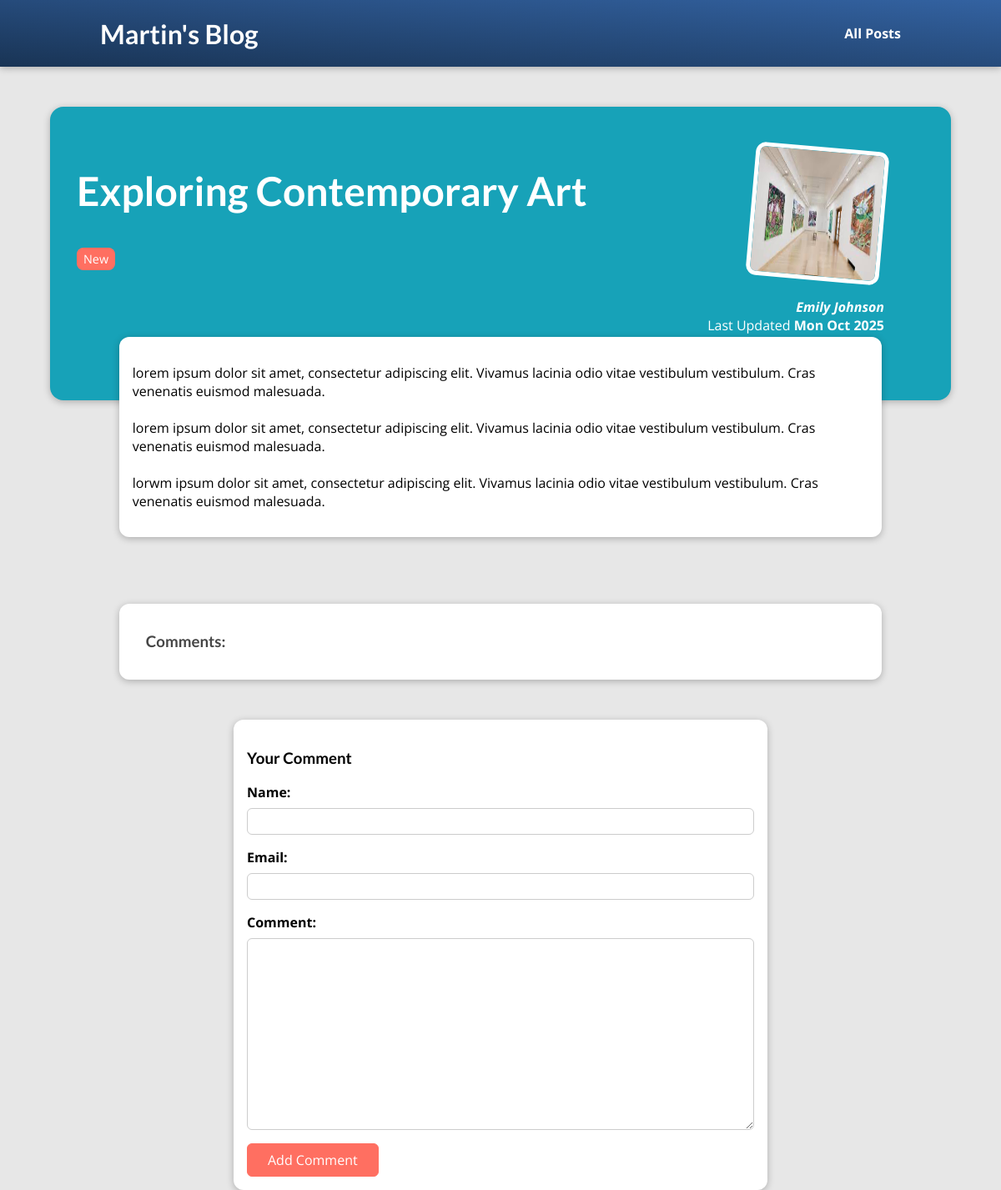
/posts/exploring-contemporary-art, run on the app's committed database.
### blog/models.py (models this page shows, shortened)
class Post(models.Model):
    title = models.CharField(max_length=100)
    excerpt = models.CharField(max_length=200)
    image = models.ImageField(upload_to="posts", null=True) # ImageField to handle image uploads. Nullable due to existing data
    date = models.DateField(auto_now=True)
    slug = models.SlugField(unique=True, db_index=True) # Unique slug for URL references title
    content = models.TextField()
    author = models.ForeignKey(Author, on_delete=models.SET_NULL, null=True, related_name="posts") # Foreign key relationship with Author
    tags = models.ManyToManyField(Tag) # Many-to-many relationship with Tag
    class Meta:
        verbose_name_plural = "Posts"

class Tag(models.Model):
    caption = models.CharField(max_length=20)
    class Meta:
        verbose_name_plural = "Tags"

class Author(models.Model):
    first_name = models.CharField(max_length=100)
    last_name = models.CharField(max_length=100)
    email_address = models.EmailField() # EmailField validates email format
    def __str__(self):
        return f"{self.first_name} {self.last_name}"
    class Meta:
        verbose_name_plural = "Authors"

### blog/views.py (the view)
# urls.py: path("posts/<slug:slug>", views.SinglePostView.as_view(), name="post-detail"), # Individual post detail
class SinglePostView(View): #replaces post_detail function-based view
    template_name = "blog/post-detail.html"
    model = Post
    def get (self, request, slug):
        identified_post = get_object_or_404(Post, slug=slug) #Fetch a single post by its slug or return 404 if not found
        context = {
            "post": identified_post,
            "tags": identified_post.tags.all(),
            "comment_form": CommentForm, #add an empty comment form to the context
            "comments": identified_post.comments.all().order_by("-id") #fetch all comments related to the post
        }
        return render(request, self.template_name, context)
    def post(self, request, slug): #Handles form submission for comments
        comment_form = CommentForm(request.POST)
        post = Post.objects.get(slug=slug)
        if comment_form.is_valid():
            comment = comment_form.save(commit=False)
            comment.post = post  # Associate the comment with the current post
            comment.save()
            return HttpResponseRedirect(reverse("post-detail", args=[slug]))  # Redirect to the same page after processing the form
        else:
            identified_post = get_object_or_404(Post, slug=slug)
            context = {
                "post": identified_post,
                "tags": identified_post.tags.all(),
                "comment_form": comment_form, # Return the form with errors
                "comments": identified_post.comments.all().order_by("-id") #fetch all comments related to the post
            }
            return render(request, self.template_name, context)

### blog/templates/blog/post-detail.html (shortened to what this page needs)
{% extends "base.html" %}
{% load static %}
{% block css_files %}
    <link rel="stylesheet" href="{% static 'blog/post-detail.css' %}">
{% endblock %}
{% block content %}
    <section id="summary">
        <h2>{{ post.title }}</h2>
        <div>
            {% for tag in tags %}
                <span class="tag">{{ tag.caption }}</span>
            {% endfor %}
        </div>
        <article>
            <img src="{{ post.image.url }}" alt="{{ post.title }}">
            <address> <a href="mailto: {{ post.author.email_address }}">{{ post.author|title }}</a></address>
            <div>
                Last Updated <time>{{ post.date|date:"D M Y" }}</time>
            </div>
        </article>
    <main>
        {{ post.content|linebreaks }}
    </main>
    <section id="comments">
        <h3>Comments:</h3>
    </section>
    <section id="comment-form">
        <h3>Your Comment</h3>
        <form action="{% url "post-detail" post.slug %}" method="post">
            {% for form_field in comment_form %}
                <div class="form-control">
                    {{ form_field.label_tag }}
                    {{ form_field }}
                </div>
            {% endfor %}
            <button type="submit">Add Comment</button>
        </form>
    </section>
    </section>
{% endblock %}

### static/app.css (style rules this page uses)
* { box-sizing: border-box; }
html { font-family: 'Open Sans', 'Lato', sans-serif; }
body { margin: 0; }
h1, h2, h3 { font-family: 'Lato', sans-serif; font-weight: bold; }

### blog/static/blog/post-detail.css (style rules this page uses)
body { background-color: #e7e7e7; }
#summary { margin: 8rem auto 3rem auto; padding: 2rem; width: 90%; max-width: 90rem; border-radius: 16px; background-color: #17a2b8; position: relative; box-shadow: 0 2px 8px rgba(0, 0, 0, 0.25); height: 22rem; }
#summary h2 { color: white; font-size: 3rem; }
#summary article { position: absolute; top: 2rem; right: 3rem; padding: 1rem 2rem; border-radius: 12px; text-align: right; color: white; }
#summary article img { width: 10rem; height: 10rem; border-radius: 12px; transform: rotateZ(5deg); border: 5px solid white; margin-bottom: 1rem; }
#summary address { font-weight: bold; }
#summary a { color: white; text-decoration: none; }
#summary time { font-weight: bold; }
main { width: 90%; max-width: 90rem; margin: 5rem auto; background-color: white; padding: 1rem; border-radius: 12px; box-shadow: 0 2px 8px rgba(0, 0, 0, 0.25); }
.tag { display: inline-block; background-color: #ff6f61; color: white; padding: 0.25rem 0.5rem; border-radius: 8px; margin-right: 0.5rem; font-size: 0.9rem; }
#comment-form { margin: 3rem auto; width: 90%; max-width: 40rem; border-radius: 12px; background-color: white; box-shadow: 0 2px 8px rgba(0, 0, 0, 0.25); padding: 1rem; }
#comment-form button { font: inherit; background-color: #ff6f61; color: white; border: 1px solid #ff6f61; padding: 0.5rem 1.5rem; border-radius: 6px; cursor: pointer; }
.form-control { margin-bottom: 1rem; }
.form-control label { font-weight: bold; margin-bottom: 0.5rem; display: block; }
.form-control input, .form-control textarea { display: block; width: 100%; font: inherit; padding: 0.25rem; border-radius: 6px; border: 1px solid #ccc; }
#comments { margin: 3rem auto; width: 90%; max-width: 60rem; border-radius: 12px; background-color: white; box-shadow: 0 2px 8px rgba(0, 0, 0, 0.25); padding: 1rem 2rem; }
#comments h3 { color: #464646; }

### data on the page
Post: title "Exploring Contemporary Art", image (picture), author "Emily Johnson", date "Mon Oct 2025", content "lorem ipsum dolor sit amet, consectetur adipiscing elit. Vivamus lacinia odio vitae vestibulum vestibulum. Cras venenatis euismod malesuada. lorem ipsum dolor sit amet, consectetur adipiscing elit. Vivamus lacinia odio vitae vestibulum vestibulum. Cras venenatis euismod malesuada. lorwm ipsum dolor sit amet, consectetur adipiscing elit. Vivamus lacinia odio vitae vestibulum vestibulum. Cras venenatis euismod malesuada."
Tag: caption "New"
